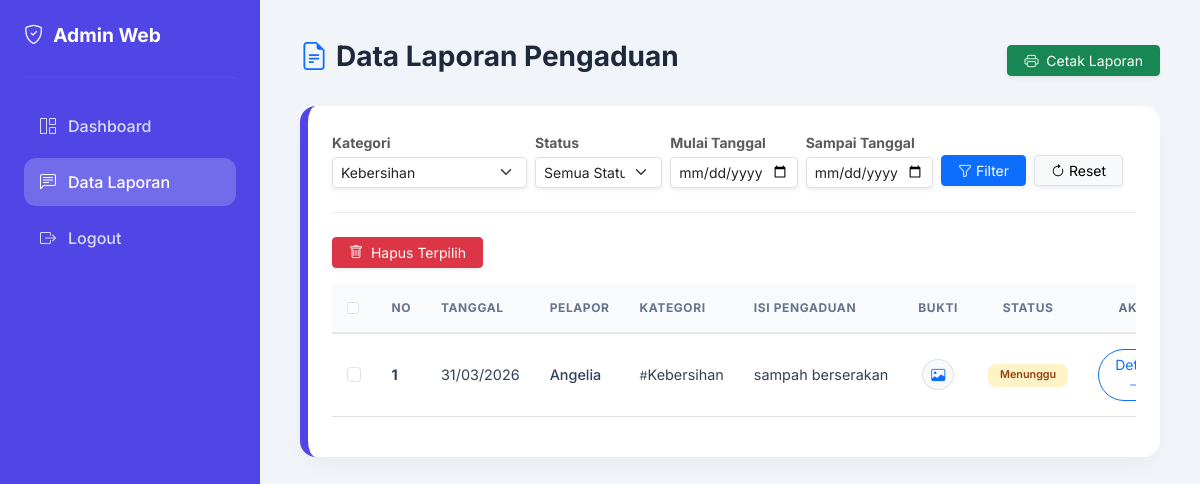
/data_laporan.php?kategori=2 (signed in), run on the app's committed database.
### tables this page shows
CREATE TABLE `aspirasi` (
  `id_aspirasi` int NOT NULL,
  `nis` char(10) NOT NULL,
  `id_kategori` int NOT NULL,
  `lokasi` varchar(50) NOT NULL,
  `keterangan` text NOT NULL,
  `foto` varchar(255) DEFAULT NULL,
  `tanggal` date NOT NULL,
  `status` enum('Menunggu','Proses','Selesai') NOT NULL DEFAULT 'Menunggu',
  `feedback` text
);

CREATE TABLE `siswa` (
  `nis` char(10) NOT NULL,
  `nama` varchar(50) NOT NULL,
  `kelas` varchar(10) NOT NULL,
  `password` varchar(255) NOT NULL
);

CREATE TABLE `kategori` (
  `id_kategori` int NOT NULL,
  `nama_kategori` varchar(50) NOT NULL
);

### functions.php (called while the page is built, shortened)
<?php
$conn = mysqli_connect("localhost", "root", "", "db_pengaduan_sekolah");
function query($query) {
    global $conn;
    $result = mysqli_query($conn, $query);
    $rows = [];
    while($row = mysqli_fetch_assoc($result)) {
        $rows[] = $row;
    }
    return $rows;
}
?>

### data_laporan.php (the view, shortened to what this page needs)
<?php
require 'functions.php';
$where = "WHERE aspirasi.status != 'Dibatalkan'";
if(isset($_GET['kategori']) && $_GET['kategori'] != ''){
    $kategori = $_GET['kategori'];
    $where .= " AND aspirasi.id_kategori='$kategori'";
}
$laporan = query("SELECT aspirasi.*, siswa.nama, kategori.nama_kategori
FROM aspirasi
JOIN siswa ON aspirasi.nis = siswa.nis
JOIN kategori ON aspirasi.id_kategori = kategori.id_kategori
$where
ORDER BY aspirasi.tanggal DESC");
$kategori_list = query("SELECT * FROM kategori");
?>
<!DOCTYPE html>
<html lang="id">
<head>
    <link href="https://cdn.jsdelivr.net/npm/bootstrap@5.3.2/dist/css/bootstrap.min.css" rel="stylesheet">
    <link rel="stylesheet" href="https://cdn.jsdelivr.net/npm/bootstrap-icons@1.11.1/font/bootstrap-icons.css">
</head>
<body>
    <div class="sidebar no-print">
        <h4><i class="bi bi-shield-check"></i> Admin Web</h4>
        <hr class="my-4" style="border-color: rgba(255,255,255,0.2);">
        <div class="nav-container">
            <a href="admin.php"><i class="bi bi-grid-1x2"></i> Dashboard</a>
            <a href="data_laporan.php" class="active"><i class="bi bi-chat-left-text"></i> Data Laporan</a>
            <a href="logout.php"><i class="bi bi-box-arrow-right"></i> Logout</a>
        </div>
    </div>
    <div class="content">
        <div class="d-flex justify-content-between align-items-center mb-4">
            <h3 class="fw-bold"><i class="bi bi-file-earmark-text me-2 text-primary"></i>Data Laporan Pengaduan</h3>
            <button type="button" onclick="window.print()" class="btn btn-success btn-sm px-3 shadow-sm no-print">
                <i class="bi bi-printer me-1"></i> Cetak Laporan
            </button>
        </div>
        <div class="card-box">
            <form method="GET" class="row g-2 mb-4 align-items-center no-print filter-row">
                <div class="col-md-3">
                    <label class="small fw-bold text-muted mb-1">Kategori</label>
                    <select name="kategori" class="form-select form-select-sm shadow-sm">
                        <?php foreach($kategori_list as $k): ?>
                        <option value="<?= $k['id_kategori']; ?>" <?= (isset($_GET['kategori']) && $_GET['kategori'] == $k['id_kategori']) ? 'selected' : ''; ?>><?= $k['nama_kategori']; ?></option>
                        <?php endforeach; ?>
                    </select>
                </div>
                <div class="col-md-2">
                    <label class="small fw-bold text-muted mb-1">Status</label>
                    <select name="status" class="form-select form-select-sm shadow-sm">
                        <option value="">Semua Status</option>
                    </select>
                </div>
                <div class="col-md-2">
                    <label class="small fw-bold text-muted mb-1">Mulai Tanggal</label>
                    <input type="date" name="tgl_awal" class="form-control form-control-sm shadow-sm" value="<?= $_GET['tgl_awal'] ?? ''; ?>">
                </div>
                <div class="col-md-2">
                    <label class="small fw-bold text-muted mb-1">Sampai Tanggal</label>
                    <input type="date" name="tgl_akhir" class="form-control form-control-sm shadow-sm" value="<?= $_GET['tgl_akhir'] ?? ''; ?>">
                </div>
                <div class="col-md-3 d-flex align-items-end gap-2" style="height: 55px;">
                    <button type="submit" class="btn btn-primary btn-sm px-3 shadow-sm">
                        <i class="bi bi-funnel"></i> Filter
                    </button>
                    <a href="data_laporan.php" class="btn btn-light border btn-sm px-3 shadow-sm">
                        <i class="bi bi-arrow-clockwise"></i> Reset
                    </a>
                </div>
            </form>
            <hr class="no-print mb-4" style="opacity: 0.1;">
            <form method="post">
                <button type="submit" name="hapus_terpilih" class="btn btn-danger btn-sm mb-3 no-print shadow-sm px-3" onclick="return confirm('Apakah Anda yakin ingin menghapus data yang dipilih?')">
                    <i class="bi bi-trash me-1"></i> Hapus Terpilih
                </button>
                <div class="table-responsive">
                    <table class="table table-hover align-middle">
                        <thead>
                            <tr>
                                <th class="no-print check-col" style="width: 40px;">
                                    <input type="checkbox" class="form-check-input shadow-none" onclick="toggleAll(this)">
                                </th>
                                <th style="width: 50px;">No</th>
                                <th>Tanggal</th>
                                <th>Pelapor</th>
                                <th>Kategori</th>
                                <th>Isi Pengaduan</th>
                                <th class="text-center">Bukti</th>
                                <th class="text-center">Status</th>
                                <th class="no-print text-center aksi-col">Aksi</th>
                            </tr>
                        </thead>
                        <tbody>
                            <?php $i=1; foreach($laporan as $row): ?>
                            <tr>
                                <td class="no-print check-col">
                                    <input type="checkbox" name="pilih[]" value="<?= $row['id_aspirasi']; ?>" class="form-check-input shadow-none">
                                </td>
                                <td class="fw-bold"><?= $i++; ?></td>
                                <td class="text-nowrap"><?= date('d/m/Y', strtotime($row['tanggal'])); ?></td>
                                <td class="fw-medium"><?= $row['nama']; ?></td>
                                <td><span class="text-muted small">#</span><?= $row['nama_kategori']; ?></td>
                                <td style="max-width: 250px;" class="text-truncate"><?= $row['keterangan']; ?></td>
                                <td class="text-center">
                                    <?php if($row['foto']): ?>
                                    <a href="assets/img/<?= $row['foto']; ?>" target="_blank" class="btn btn-light btn-sm rounded-circle border">
                                        <i class="bi bi-image text-primary"></i>
                                    </a>
                                    <?php else: ?>
                                    <span class="text-muted">-</span>
                                    <?php endif; ?>
                                </td>
                                <td class="text-center">
                                    <span class="badge <?= strtolower($row['status']) ?>">
                                        <?= $row['status']; ?>
                                    </span>
                                </td>
                                <td class="no-print text-center aksi-col">
                                    <a href="tanggapi.php?id=<?= $row['id_aspirasi']; ?>" class="btn btn-outline-primary btn-sm rounded-pill px-3">
                                        Detail <i class="bi bi-arrow-right ms-1"></i>
                                    </a>
                                </td>
                            </tr>
                            <?php endforeach; ?>
                        </tbody>
                    </table>
                </div>
            </form>
        </div>
    </div>
</body>
</html>

### data_laporan.php (style rules this page uses)
body { font-family: 'Inter', sans-serif; background-color: #f1f5f9; color: #1e293b; margin: 0; }
.sidebar { width: 260px; height: 100vh; position: fixed; background-color: #4f46e5; padding: 24px; z-index: 100; color: white; transition: all 0.3s; }
.sidebar h4 { font-weight: 700; font-size: 1.2rem; margin-bottom: 30px; display: flex; align-items: center; gap: 10px; }
.sidebar a { display: flex; align-items: center; gap: 12px; color: rgba(255,255,255,0.8); padding: 12px 16px; border-radius: 12px; margin-bottom: 8px; text-decoration: none; font-weight: 500; }
.sidebar a:hover, .sidebar a.active { background-color: rgba(255,255,255,0.2); color: #ffffff; }
.content { margin-left: 260px; padding: 40px; transition: all 0.3s; }
.card-box { background: white; border-radius: 16px; padding: 24px; box-shadow: 0 10px 25px -5px rgba(0, 0, 0, 0.05); border-left: 8px solid #4f46e5; border-top: none; border-right: none; border-bottom: none; }
.table thead th { background-color: #f8fafc; color: #64748b; text-transform: uppercase; font-size: 0.75rem; letter-spacing: 0.05em; font-weight: 700; padding: 15px; border-bottom: 2px solid #e2e8f0; }
.table tbody td { padding: 15px; color: #334155; font-size: 0.9rem; }
.badge { padding: 6px 12px; border-radius: 8px; font-weight: 600; }
.badge.menunggu { background-color: #fef3c7; color: #92400e; }

### data on the page
aspirasi: tanggal "31/03/2026", siswa.nama "Angelia", id_kategori.nama_kategori "Kebersihan", keterangan "sampah berserakan", status "Menunggu"

### other printed values
form field kategori "Kebersihan"
